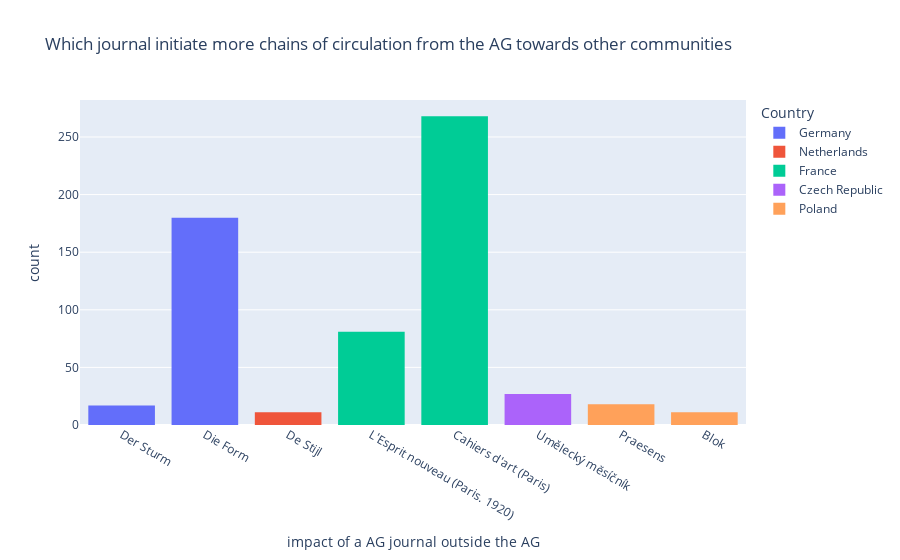

Notebook source saved alongside this figure:
### Code cell
fig = px.histogram(top,  x='issueLabel', color="Country",
            title="Which journal initiate more chains of circulation from the AG towards other communities",
                  labels={
                     "issueLabel": "impact of a AG journal outside the AG"})
fig.update_traces(textfont_size=12, textangle=0, textposition="outside")
fig.show()
fig.write_image("viz/external_only_all.png",  scale=3, width=2000) 
fig.write_html('viz/external_only_all.html', auto_open=True)

### Figure 1 — Plotly figure (JSON) as saved in the notebook; plotly's stock layout.template omitted (floating-point values rounded to 4 significant figures; data arrays with more than 128 entries replaced by an {"elided": "..."} marker saying what was removed)
{"data": [{"alignmentgroup": "True", "bingroup": "x", "hovertemplate": "Country=Germany<br>impact of a AG journal outside the AG=%{x}<br>count=%{y}<extra></extra>", "legendgroup": "Germany", "marker": {"color": "#636efa", "pattern": {"shape": ""}}, "name": "Germany", "offsetgroup": "Germany", "orientation": "v", "showlegend": true, "textangle": 0, "textfont": {"size": 12}, "textposition": "outside", "type": "histogram", "x": {"elided": "197 str values"}, "xaxis": "x", "yaxis": "y"}, {"alignmentgroup": "True", "bingroup": "x", "hovertemplate": "Country=Netherlands<br>impact of a AG journal outside the AG=%{x}<br>count=%{y}<extra></extra>", "legendgroup": "Netherlands", "marker": {"color": "#EF553B", "pattern": {"shape": ""}}, "name": "Netherlands", "offsetgroup": "Netherlands", "orientation": "v", "showlegend": true, "textangle": 0, "textfont": {"size": 12}, "textposition": "outside", "type": "histogram", "x": ["De Stijl", "De Stijl", "De Stijl", "De Stijl", "De Stijl", "De Stijl", "De Stijl", "De Stijl", "De Stijl", "De Stijl", "De Stijl"], "xaxis": "x", "yaxis": "y"}, {"alignmentgroup": "True", "bingroup": "x", "hovertemplate": "Country=France<br>impact of a AG journal outside the AG=%{x}<br>count=%{y}<extra></extra>", "legendgroup": "France", "marker": {"color": "#00cc96", "pattern": {"shape": ""}}, "name": "France", "offsetgroup": "France", "orientation": "v", "showlegend": true, "textangle": 0, "textfont": {"size": 12}, "textposition": "outside", "type": "histogram", "x": {"elided": "349 str values"}, "xaxis": "x", "yaxis": "y"}, {"alignmentgroup": "True", "bingroup": "x", "hovertemplate": "Country=Czech Republic<br>impact of a AG journal outside the AG=%{x}<br>count=%{y}<extra></extra>", "legendgroup": "Czech Republic", "marker": {"color": "#ab63fa", "pattern": {"shape": ""}}, "name": "Czech Republic", "offsetgroup": "Czech Republic", "orientation": "v", "showlegend": true, "textangle": 0, "textfont": {"size": 12}, "textposition": "outside", "type": "histogram", "x": ["Umělecký mĕsíčník", "Umělecký mĕsíčník", "Umělecký mĕsíčník", "Umělecký mĕsíčník", "Umělecký mĕsíčník", "Umělecký mĕsíčník", "Umělecký mĕsíčník", "Umělecký mĕsíčník", "Umělecký mĕsíčník", "Umělecký mĕsíčník", "Umělecký mĕsíčník", "Umělecký mĕsíčník", "Umělecký mĕsíčník", "Umělecký mĕsíčník", "Umělecký mĕsíčník", "Umělecký mĕsíčník", "Umělecký mĕsíčník", "Umělecký mĕsíčník", "Umělecký mĕsíčník", "Umělecký mĕsíčník", "Umělecký mĕsíčník", "Umělecký mĕsíčník", "Umělecký mĕsíčník", "Umělecký mĕsíčník", "Umělecký mĕsíčník", "Umělecký mĕsíčník", "Umělecký mĕsíčník"], "xaxis": "x", "yaxis": "y"}, {"alignmentgroup": "True", "bingroup": "x", "hovertemplate": "Country=Poland<br>impact of a AG journal outside the AG=%{x}<br>count=%{y}<extra></extra>", "legendgroup": "Poland", "marker": {"color": "#FFA15A", "pattern": {"shape": ""}}, "name": "Poland", "offsetgroup": "Poland", "orientation": "v", "showlegend": true, "textangle": 0, "textfont": {"size": 12}, "textposition": "outside", "type": "histogram", "x": ["Praesens", "Praesens", "Praesens", "Blok", "Praesens", "Praesens", "Blok", "Praesens", "Blok", "Praesens", "Praesens", "Praesens", "Praesens", "Praesens", "Praesens", "Praesens", "Blok", "Praesens", "Blok", "Praesens", "Praesens", "Blok", "Praesens", "Blok", "Blok", "Blok", "Blok", "Praesens", "Blok"], "xaxis": "x", "yaxis": "y"}], "layout": {"autosize": true, "barmode": "relative", "legend": {"title": {"text": "Country"}, "tracegroupgap": 0}, "title": {"text": "Which journal initiate more chains of circulation from the AG towards other communities"}, "xaxis": {"anchor": "y", "autorange": true, "domain": [0, 1], "range": [-0.5, 7.5], "title": {"text": "impact of a AG journal outside the AG"}, "type": "category"}, "yaxis": {"anchor": "x", "autorange": true, "domain": [0, 1], "range": [0, 282.1], "title": {"text": "count"}}}}
